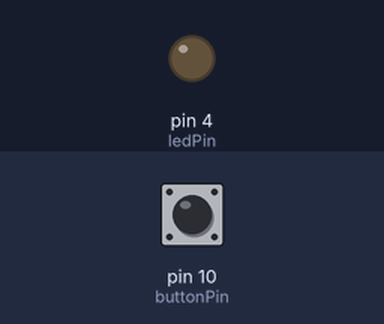
This sketch was run on a simulated Arduino Uno, built with avr-gcc and run on an emulated ATmega328P. Shown: output pins drawn as LEDs (lit = HIGH). The test bench sets the inputs (shaded band); at power-on: pin 10 (buttonPin) LOW.

Above: at 1.2 s.
1.3 s: pin 10 (buttonPin) pulled HIGH for 0.15 s
At 2.6 s:
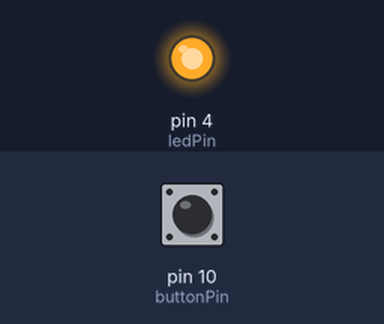
2.9 s: pin 10 (buttonPin) pulled HIGH for 1 s
At 4.2 s:
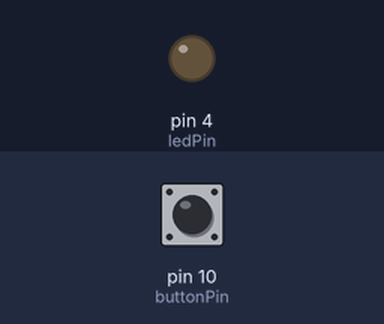
5.4 s: pin 10 (buttonPin) pulled HIGH for 3.2 s
At 8.9 s:
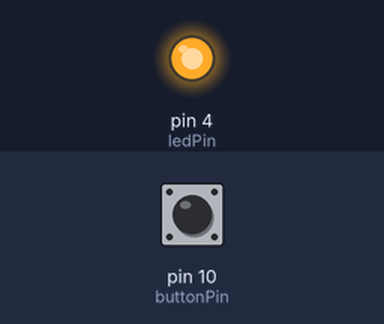
Timing chart, 0 to 10.4 s (numbered marks = the images above; inputs shaded):
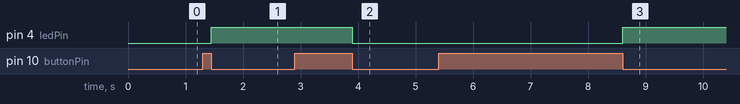

Measured:
- after the input at 1.3 s, pin 4 (ledPin): LOW → HIGH after 0.15 s
- after the input at 2.9 s, pin 4 (ledPin): HIGH → LOW after 1.0 s
- after the input at 5.4 s, pin 4 (ledPin): LOW → HIGH after 3.2 s

The sketch:

Lab4-PartB-Q4.ino
```cpp
const int buttonPin = 10;
const int ledPin = 4;
int buttonState = 0;

int prevButtonState = LOW;
bool led = true;

void setup() {
  pinMode(ledPin, OUTPUT);
  pinMode(buttonPin, INPUT);
}

void loop() {
  // have a current button state and a previous button state
  // this is to ensure when the button is no longer pressed the led doesn't change its state
  buttonState = digitalRead(buttonPin);
  if(buttonState != prevButtonState)
  {
    prevButtonState = buttonState;
    if(buttonState == LOW)
    {
      if(led)
      {
        digitalWrite(ledPin, HIGH);
      } else {
        digitalWrite(ledPin, LOW);
      }
      led = !led;
    }
  }
}
```
